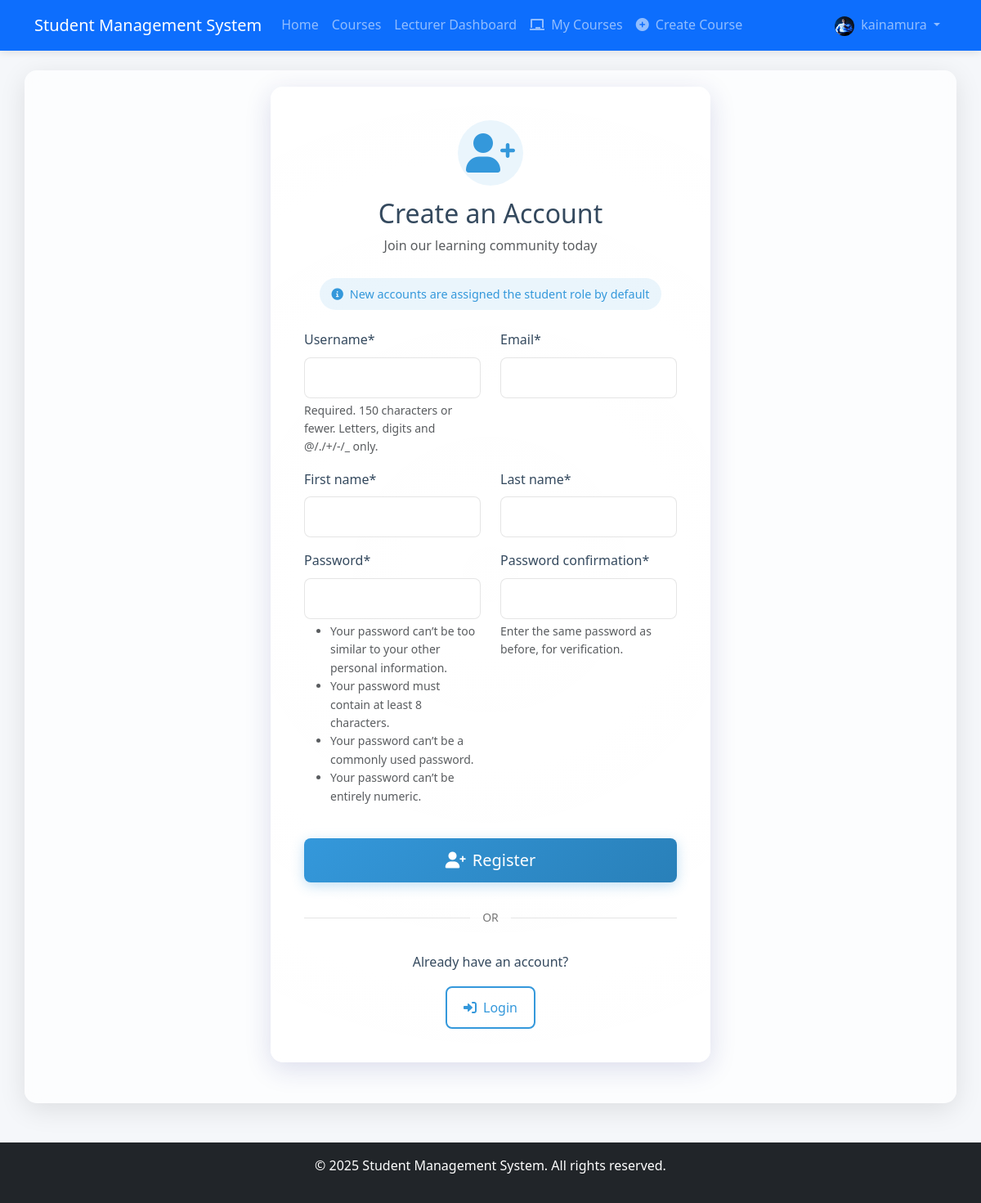
The app's page /register/ (signed in) with its own data.
### accounts/models.py (models this page shows, shortened)
class User(AbstractUser):
    USER_TYPE_CHOICES = (
        ('admin', 'Admin'),
        ('student', 'Student'),
        ('lecturer', 'Lecturer'),
    )
    user_type = models.CharField(max_length=10, choices=USER_TYPE_CHOICES, default='student')
    profile_picture = models.ImageField(upload_to='profile_pics/', null=True, blank=True)
    date_of_birth = models.DateField(null=True, blank=True)
    phone_number = models.CharField(max_length=15, null=True, blank=True)
    address = models.TextField(null=True, blank=True)

### accounts/views.py (the view)
# urls.py: path('register/', views.register_view, name='register'),
@require_http_methods(["GET", "POST"])
def register_view(request):
    if request.method == 'POST':
        form = CustomUserCreationForm(request.POST)
        if form.is_valid():
            user = form.save(commit=False)
            user.user_type = 'student'  # Set default user type to student
            user.save()
            StudentProfile.objects.create(
                user=user,
                registration_number=f"STU{user.id}",
                department="Not Specified",
                year_of_study=1
            )
            messages.success(request, 'Registration successful! You can now log in.')
            return redirect('accounts:login')
    else:
        form = CustomUserCreationForm()
    return render(request, 'accounts/register.html', {'form': form})

### accounts/forms.py (shortened to what this page needs)
class CustomUserCreationForm(UserCreationForm):
    email = forms.EmailField(required=True)
    first_name = forms.CharField(max_length=30, required=True)
    last_name = forms.CharField(max_length=30, required=True)
    class Meta:
        model = User
        fields = ('username', 'email', 'first_name', 'last_name', 'password1', 'password2')
    def __init__(self, *args, **kwargs):
        super().__init__(*args, **kwargs)
        for field_name in self.fields:
            self.fields[field_name].widget.attrs.update({'class': 'form-control'})

### templates/accounts/register.html (shortened to what this page needs)
{% extends 'base.html' %}
{% load crispy_forms_tags %}
{% block extra_css %}
<link rel="stylesheet" href="https://cdnjs.cloudflare.com/ajax/libs/font-awesome/6.0.0/css/all.min.css">
<link rel="stylesheet" href="/static/css/accounts.css">
{% endblock %}
{% block content %}
<div class="row justify-content-center">
    <div class="col-md-8 col-lg-6">
        <div class="auth-card">
            <div class="auth-header text-center mb-4">
                <i class="fas fa-user-plus auth-icon"></i>
                <h2>Create an Account</h2>
                <p class="text-muted">Join our learning community today</p>
                <div class="info-badge">
                    <i class="fas fa-info-circle me-1"></i>
                    New accounts are assigned the student role by default
                </div>
            </div>
            <form method="post" class="register-form">
                <div class="row">
                    <div class="col-md-6">
                        {{ form.username|as_crispy_field }}
                    </div>
                    <div class="col-md-6">
                        {{ form.email|as_crispy_field }}
                    </div>
                </div>
                <div class="row">
                    <div class="col-md-6">
                        {{ form.first_name|as_crispy_field }}
                    </div>
                    <div class="col-md-6">
                        {{ form.last_name|as_crispy_field }}
                    </div>
                </div>
                <div class="row">
                    <div class="col-md-6">
                        {{ form.password1|as_crispy_field }}
                    </div>
                    <div class="col-md-6">
                        {{ form.password2|as_crispy_field }}
                    </div>
                </div>
                <div class="d-grid gap-2 mt-4">
                    <button type="submit" class="btn btn-primary btn-lg">
                        <i class="fas fa-user-plus me-2"></i>Register
                    </button>
                </div>
                <div class="auth-separator">
                    <span>OR</span>
                </div>
                <div class="text-center mt-3">
                    <p>Already have an account?</p>
                    <a href="{% url 'accounts:login' %}" class="btn btn-outline-primary">
                        <i class="fas fa-sign-in-alt me-2"></i>Login
                    </a>
                </div>
            </form>
        </div>
    </div>
</div>
{% endblock %}

### templates/base.html (shortened to what this page needs)
<!DOCTYPE html>
<html lang="en">
<head>
    <link href="https://cdn.jsdelivr.net/npm/bootstrap@5.3.0/dist/css/bootstrap.min.css" rel="stylesheet">
    <link rel="stylesheet" href="/static/css/main.css">
    {% block extra_css %}{% endblock %}
</head>
<body>
    <nav class="navbar navbar-expand-lg navbar-dark bg-primary">
        <div class="container">
            <a class="navbar-brand" href="/">Student Management System</a>
            <div class="collapse navbar-collapse" id="navbarNav">
                <ul class="navbar-nav me-auto">
                    <li class="nav-item">
                        <a class="nav-link" href="/">Home</a>
                    </li>
                    {% if user.is_authenticated %}
                        <li class="nav-item">
                            <a class="nav-link" href="{% url 'course:course_list' %}">Courses</a>
                        </li>
                        {% if user.user_type == 'student' %}
                            <li class="nav-item">
                                <a class="nav-link" href="{% url 'student:dashboard' %}">Student Dashboard</a>
                            </li>
                            <li class="nav-item">
                                <a class="nav-link" href="{% url 'student:assignment_list' %}">
                                    <i class="fas fa-tasks me-1"></i> Assignments
                                </a>
                            </li>
                            <li class="nav-item">
                                <a class="nav-link position-relative" href="{% url 'student:view_notifications' %}">
                                    <i class="fas fa-bell me-1"></i> Notifications
                                    {% with notification_count=user.notifications.filter.count %}
                                        {% if notification_count > 0 %}
                                            <span class="position-absolute top-0 start-100 translate-middle badge rounded-pill bg-danger">
                                                {{ notification_count }}
                                            </span>
                                        {% endif %}
                                    {% endwith %}
                                </a>
                            </li>
                        {% elif user.user_type == 'lecturer' %}
                            <li class="nav-item">
                                <a class="nav-link" href="{% url 'lecturer:dashboard' %}">Lecturer Dashboard</a>
                            </li>
                            <li class="nav-item">
                                <a class="nav-link" href="{% url 'lecturer:course_list' %}">
                                    <i class="fas fa-chalkboard me-1"></i> My Courses
                                </a>
                            </li>
                            <li class="nav-item">
                                <a class="nav-link" href="{% url 'lecturer:create_course' %}">
                                    <i class="fas fa-plus-circle me-1"></i> Create Course
                                </a>
                            </li>
                        {% endif %}
                    {% endif %}
                </ul>
                <ul class="navbar-nav">
                    {% if user.is_authenticated %}
                        <li class="nav-item dropdown">
                            <a class="nav-link dropdown-toggle" href="#" id="navbarDropdown" role="button" data-bs-toggle="dropdown">
                                {% if user.profile_picture %}
                                    <img src="{{ user.profile_picture.url }}" alt="Profile" class="rounded-circle me-1" width="24" height="24">
                                {% endif %}
                                {{ user.username }}
                            </a>
                        </li>
                    {% endif %}
                </ul>
            </div>
        </div>
    </nav>
    <div class="container mt-4 glass-container">
        {% block content %}{% endblock %}
    </div>
    <footer class="bg-dark text-white mt-5 py-3">
        <div class="container text-center">
            <p>&copy; {% now "Y" %} Student Management System. All rights reserved.</p>
        </div>
    </footer>
</body>
</html>

### static/css/main.css (style rules this page uses)
:root { --primary-color: #3498db; --secondary-color: #2ecc71; --background-color: #f5f7fa; --text-color: #34495e; --accent-color: #9b59b6; --shadow-color: rgba(0, 0, 0, 0.1); }
body { font-family: 'Segoe UI', Tahoma, Geneva, Verdana, sans-serif; background-color: var(--background-color); color: var(--text-color); line-height: 1.6; }
.glass-container { background: rgba(255, 255, 255, 0.7); backdrop-filter: blur(10px); border-radius: 15px; box-shadow: 0 8px 32px 0 var(--shadow-color); padding: 20px; margin-bottom: 30px; }
.btn-primary { background-color: var(--primary-color); border-color: var(--primary-color); }
.navbar { box-shadow: 0 2px 10px rgba(0, 0, 0, 0.1); padding: 10px 0; }
.form-control { border-radius: 8px; padding: 10px 15px; border: 1px solid #e1e1e1; }

### static/css/accounts.css (style rules this page uses)
.auth-card { background: rgba(255, 255, 255, 0.7); backdrop-filter: blur(10px); border-radius: 15px; box-shadow: 0 8px 32px 0 rgba(31, 38, 135, 0.15); border: 1px solid rgba(255, 255, 255, 0.3); padding: 40px; margin-bottom: 30px; position: relative; overflow: hidden; transition: all 0.3s ease; }
.auth-card::before { content: ''; position: absolute; top: -50%; left: -50%; width: 200%; height: 200%; background: radial-gradient(circle, rgba(255,255,255,0.1) 0%, rgba(255,255,255,0) 80%); animation: rotate 15s linear infinite; z-index: -1; }
.auth-header { margin-bottom: 30px; }
.auth-icon { font-size: 3rem; color: #3498db; margin-bottom: 15px; background: rgba(52, 152, 219, 0.1); width: 80px; height: 80px; line-height: 80px; border-radius: 50%; display: inline-block; }
.login-form .form-control, .register-form .form-control { border-radius: 8px; padding: 12px 15px; border: 1px solid rgba(0, 0, 0, 0.1); background: rgba(255, 255, 255, 0.8); transition: all 0.3s ease; }
.login-form .btn, .register-form .btn { border-radius: 8px; padding: 12px 20px; transition: all 0.3s ease; }
.login-form .btn-primary, .register-form .btn-primary { background: linear-gradient(135deg, #3498db, #2980b9); border: none; box-shadow: 0 4px 15px rgba(52, 152, 219, 0.3); }
.login-form .btn-outline-primary, .register-form .btn-outline-primary { border: 2px solid #3498db; color: #3498db; }
.auth-separator { position: relative; text-align: center; margin: 30px 0; }
.auth-separator::before { content: ''; position: absolute; top: 50%; left: 0; right: 0; height: 1px; background-color: rgba(0, 0, 0, 0.1); }
.auth-separator span { position: relative; display: inline-block; padding: 0 15px; background: rgba(255, 255, 255, 0.8); font-size: 14px; color: #777; }
.info-badge { display: inline-block; background: rgba(52, 152, 219, 0.1); color: #3498db; padding: 8px 15px; border-radius: 20px; font-size: 0.9rem; margin-top: 10px; }
.auth-card .btn { position: relative; overflow: hidden; }
.auth-card .btn::after { content: ''; position: absolute; top: 50%; left: 50%; width: 5px; height: 5px; background: rgba(255, 255, 255, 0.5); opacity: 0; border-radius: 100%; transform: scale(1, 1) translate(-50%, -50%); transform-origin: 50% 50%; }

### records on screen
User: profile_picture (picture), username "kainamura"
